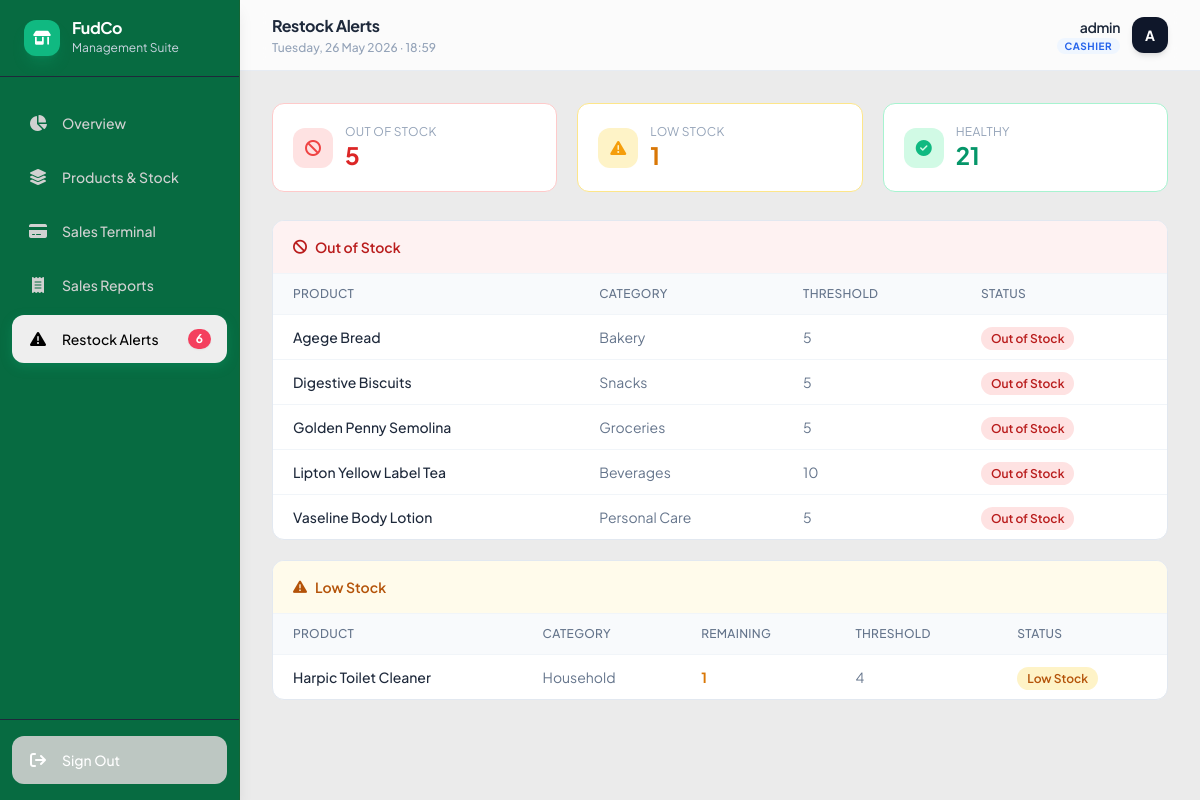
Screenshot of /restock-alerts/ (signed in) with the database file from the repository.
### store/models.py (models this page shows, shortened)
class Product(models.Model):
    name               = models.CharField(max_length=200)
    category           = models.CharField(max_length=50, choices=CATEGORY_CHOICES, default='other')
    price              = models.DecimalField(max_digits=10, decimal_places=2)
    quantity           = models.PositiveIntegerField(default=0)
    restock_threshold  = models.PositiveIntegerField(default=5)
    image              = models.ImageField(upload_to='products/', blank=True, null=True)
    created_at         = models.DateTimeField(auto_now_add=True)
    updated_at         = models.DateTimeField(auto_now=True)
    class Meta:
        ordering = ['name']

### store/views.py (the view)
# urls.py: path('restock-alerts/',             views.restock_alerts, name='restock_alerts'),
@login_required_custom
def restock_alerts(request):
    out_of_stock = Product.objects.filter(quantity=0).order_by('name')
    low_stock    = Product.objects.filter(
                       quantity__gt=0,
                       quantity__lte=F('restock_threshold'),
                   ).order_by('quantity')
    healthy      = Product.objects.filter(
                       quantity__gt=F('restock_threshold')
                   ).count()
    context = {
        'out_of_stock':    out_of_stock,
        'low_stock':       low_stock,
        'healthy_count':   healthy,
        'low_stock_count': out_of_stock.count() + low_stock.count(),
    }
    return render(request, 'store/restock_alerts.html', context)

### store/models.py (called while the page is built)
    def is_manager(self):
        return self.role == 'manager'

### templates/store/restock_alerts.html (shortened to what this page needs)
{% extends 'base.html' %}
{% block nav_alerts %}active{% endblock %}
{% block page_title %}Restock Alerts{% endblock %}
{% block content %}
<div class="grid grid-cols-3 gap-3 md:gap-5 mb-5 md:mb-7">
  <div class="bg-white rounded-xl border border-red-200 p-3 md:p-5">
    <div class="flex items-center gap-2 md:gap-3">
      <div class="w-8 h-8 md:w-10 md:h-10 bg-red-100 rounded-xl flex items-center justify-center shrink-0">
        <i class="fa-solid fa-ban text-red-500 text-sm md:text-base"></i>
      </div>
      <div class="min-w-0">
        <p class="text-slate-400 text-xs uppercase tracking-wide leading-tight">Out of Stock</p>
        <p class="text-xl md:text-2xl font-bold text-red-600">{{ out_of_stock.count }}</p>
      </div>
    </div>
  </div>
  <div class="bg-white rounded-xl border border-amber-200 p-3 md:p-5">
    <div class="flex items-center gap-2 md:gap-3">
      <div class="w-8 h-8 md:w-10 md:h-10 bg-amber-100 rounded-xl flex items-center justify-center shrink-0">
        <i class="fa-solid fa-triangle-exclamation text-amber-500 text-sm md:text-base"></i>
      </div>
      <div class="min-w-0">
        <p class="text-slate-400 text-xs uppercase tracking-wide leading-tight">Low Stock</p>
        <p class="text-xl md:text-2xl font-bold text-amber-600">{{ low_stock.count }}</p>
      </div>
    </div>
  </div>
  <div class="bg-white rounded-xl border border-emerald-200 p-3 md:p-5">
    <div class="flex items-center gap-2 md:gap-3">
      <div class="w-8 h-8 md:w-10 md:h-10 bg-emerald-100 rounded-xl flex items-center justify-center shrink-0">
        <i class="fa-solid fa-circle-check text-emerald-500 text-sm md:text-base"></i>
      </div>
      <div class="min-w-0">
        <p class="text-slate-400 text-xs uppercase tracking-wide leading-tight">Healthy</p>
        <p class="text-xl md:text-2xl font-bold text-emerald-600">{{ healthy_count }}</p>
      </div>
    </div>
  </div>
</div>
{% if out_of_stock %}
<div class="bg-white rounded-xl border border-slate-200 overflow-hidden mb-4 md:mb-5">
  <div class="px-4 md:px-5 py-4 border-b border-slate-100 bg-red-50">
    <h3 class="font-semibold text-red-700 text-sm flex items-center gap-2">
      <i class="fa-solid fa-ban"></i> Out of Stock
    </h3>
  </div>
  <div class="overflow-x-auto">
    <table class="w-full text-sm min-w-[480px]">
      <thead>
        <tr class="bg-slate-50 text-slate-500 text-xs uppercase tracking-wide border-b border-slate-100">
          <th class="px-4 md:px-5 py-3 text-left font-medium">Product</th>
          <th class="px-4 md:px-5 py-3 text-left font-medium">Category</th>
          <th class="px-4 md:px-5 py-3 text-left font-medium">Threshold</th>
          <th class="px-4 md:px-5 py-3 text-left font-medium">Status</th>
        </tr>
      </thead>
      <tbody class="divide-y divide-slate-100">
        {% for product in out_of_stock %}
        <tr class="hover:bg-slate-50">
          <td class="px-4 md:px-5 py-3 font-medium text-slate-800">{{ product.name }}</td>
          <td class="px-4 md:px-5 py-3 text-slate-500 capitalize">{{ product.get_category_display }}</td>
          <td class="px-4 md:px-5 py-3 text-slate-500">{{ product.restock_threshold }}</td>
          <td class="px-4 md:px-5 py-3">
            <span class="bg-red-100 text-red-700 text-xs font-semibold px-2.5 py-1 rounded-full">
              Out of Stock
            </span>
          </td>
        </tr>
        {% endfor %}
      </tbody>
    </table>
  </div>
</div>
{% endif %}
{% if low_stock %}
<div class="bg-white rounded-xl border border-slate-200 overflow-hidden">
  <div class="px-4 md:px-5 py-4 border-b border-slate-100 bg-amber-50">
    <h3 class="font-semibold text-amber-700 text-sm flex items-center gap-2">
      <i class="fa-solid fa-triangle-exclamation"></i> Low Stock
    </h3>
  </div>
  <div class="overflow-x-auto">
    <table class="w-full text-sm min-w-[520px]">
      <thead>
        <tr class="bg-slate-50 text-slate-500 text-xs uppercase tracking-wide border-b border-slate-100">
          <th class="px-4 md:px-5 py-3 text-left font-medium">Product</th>
          <th class="px-4 md:px-5 py-3 text-left font-medium">Category</th>
          <th class="px-4 md:px-5 py-3 text-left font-medium">Remaining</th>
          <th class="px-4 md:px-5 py-3 text-left font-medium">Threshold</th>
          <th class="px-4 md:px-5 py-3 text-left font-medium">Status</th>
        </tr>
      </thead>
      <tbody class="divide-y divide-slate-100">
        {% for product in low_stock %}
        <tr class="hover:bg-slate-50">
          <td class="px-4 md:px-5 py-3 font-medium text-slate-800">{{ product.name }}</td>
          <td class="px-4 md:px-5 py-3 text-slate-500 capitalize">{{ product.get_category_display }}</td>
          <td class="px-4 md:px-5 py-3 font-bold text-amber-600">{{ product.quantity }}</td>
          <td class="px-4 md:px-5 py-3 text-slate-500">{{ product.restock_threshold }}</td>
          <td class="px-4 md:px-5 py-3">
            <span class="bg-amber-100 text-amber-700 text-xs font-semibold px-2.5 py-1 rounded-full">
              Low Stock
            </span>
          </td>
        </tr>
        {% endfor %}
      </tbody>
    </table>
  </div>
</div>
{% endif %}
{% endblock %}

### templates/base.html (shortened to what this page needs)
<!DOCTYPE html>
<html lang="en">
<head>
  <script src="https://cdn.tailwindcss.com"></script>
  <link rel="stylesheet" href="https://cdnjs.cloudflare.com/ajax/libs/font-awesome/6.5.0/css/all.min.css"/>
</head>
<body class="bg-[#EBEBEB] text-slate-900 min-h-screen flex flex-col md:flex-row">
  <aside
  id="sidebar"
  class="hidden md:flex flex-col fixed top-0 left-0 z-30 min-h-screen bg-[#076B41] w-16 lg:w-60 border-r border-green-800 green-200/80 shadow-lg"
>
    <div class="px-3 lg:px-6 py-5 border-b border-slate-800 flex items-center gap-3 overflow-hidden">
      <div class="w-9 h-9 bg-emerald-500 rounded-xl flex items-center justify-center text-white shadow-lg shadow-emerald-500/20 shrink-0">
        <i class="fa-solid fa-shop text-sm"></i>
      </div>
      <div class="hidden lg:block">
        <h1 class="text-white font-bold text-base tracking-tight leading-none">FudCo</h1>
        <p class="text-slate-300 text-xs mt-1">Management Suite</p>
      </div>
    </div>
    <nav class="flex-1 px-2 lg:px-3 py-4 space-y-1.5 flex flex-col items-center lg:items-stretch">
      <a href="{% url 'store:dashboard' %}" class="sidebar-link hidden lg:flex {% block nav_home %}{% endblock %}">
        <i class="fa-solid fa-chart-pie w-5 text-center text-base"></i> Overview
      </a>
      <a href="{% url 'store:inventory' %}" class="sidebar-link hidden lg:flex {% block nav_inventory %}{% endblock %}">
        <i class="fa-solid fa-layer-group w-5 text-center text-base"></i> Products & Stock
      </a>
      <a href="{% url 'store:pos' %}" class="sidebar-link hidden lg:flex {% block nav_pos %}{% endblock %}">
        <i class="fa-solid fa-credit-card w-5 text-center text-base"></i> Sales Terminal
      </a>
      <a href="{% url 'store:reports' %}" class="sidebar-link hidden lg:flex {% block nav_reports %}{% endblock %}">
        <i class="fa-solid fa-receipt w-5 text-center text-base"></i> Sales Reports
      </a>
      <a href="{% url 'store:restock_alerts' %}" class="sidebar-link hidden lg:flex {% block nav_alerts %}{% endblock %}">
        <i class="fa-solid fa-triangle-exclamation w-5 text-center text-base"></i> Restock Alerts
        {% if low_stock_count %}
          <span class="ml-auto bg-rose-500 text-white text-xs font-bold px-2 py-0.5 rounded-xl shadow-sm">
            {{ low_stock_count }}
          </span>
        {% endif %}
      </a>
    </nav>
    <div class="px-2 lg:px-3 py-4 border-t border-slate-800 flex justify-center lg:block">
      {% if request.user.is_authenticated %}
      <form method="post" action="{% url 'store:logout' %}" class="w-full">
        <button type="submit" class="sidebar-link hidden lg:flex w-full text-left text-slate-400 text-white bg-[#BDC7C2] hover:text-rose-400 hover:text-white hover:bg-rose-500 ">
          <i class="fa-solid fa-arrow-right-from-bracket w-5 text-center text-base"></i> Sign Out
        </button>
      </form>
      {% endif %}
    </div>
  </aside>
  <div class="ml-0 md:ml-16 lg:ml-60 flex-1 flex flex-col min-h-screen pb-16 md:pb-0">
    <header class="bg-white/80 backdrop-blur-md border-b border-slate-200/80 px-4 md:px-8 py-3.5 flex items-center justify-between sticky top-0 z-20">
      <div class="min-w-0">
        <h2 class="text-slate-800 font-bold text-sm md:text-base tracking-tight truncate">
          {% block page_title %}Dashboard{% endblock %}
        </h2>
        <p class="text-slate-400 text-xs font-medium mt-0.5 hidden sm:block" id="current-datetime"></p>
      </div>
      <div class="flex items-center gap-3 shrink-0">
        {% if request.user.is_authenticated %}
          <div class="text-right hidden sm:block">
            <p class="text-slate-800 text-sm font-semibold tracking-tight">
              {{ request.user.get_full_name|default:request.user.username }}
            </p>
            <p class="text-[10px] uppercase font-bold tracking-wider mt-0.5">
              {% if request.user.profile.role == 'manager' %}
                <span class="text-emerald-600 bg-emerald-50 px-2 py-0.5 rounded-lg">Manager</span>
              {% else %}
                <span class="text-blue-600 bg-blue-50 px-2 py-0.5 rounded-lg">Cashier</span>
              {% endif %}
            </p>
          </div>
          <div class="w-8 h-8 md:w-9 md:h-9 rounded-xl bg-slate-900 text-white text-xs md:text-sm font-bold flex items-center justify-center shadow-md">
            {{ request.user.username|first|upper }}
          </div>
        {% endif %}
      </div>
    </header>
    <main class="flex-1 p-4 md:p-6 lg:p-8 max-w-[1600px] w-full mx-auto">
      {% block content %}{% endblock %}
    </main>
  </div>
</body>
</html>

### templates/base.html (style rules this page uses)
body { font-family: 'Plus Jakarta Sans', sans-serif; }
.sidebar-link { display: flex; align-items: center; gap: 0.875rem; padding: 0.75rem 1rem; color: #d1d1d1; font-size: 0.875rem; font-weight: 500; border-radius: 0.75rem; transition: all 0.2s ease; white-space: nowrap; }
.sidebar-link.active { color: #000000; background: #eeeeee; box-shadow: 0 4px 12px rgba(16, 185, 129, 0.25); }
#sidebar { transition: width 0.2s ease; }

### rows the page displays
Product: name "Agege Bread", category "Bakery", restock_threshold "5"
Product: name "Digestive Biscuits", category "Snacks", restock_threshold "5"
Product: name "Golden Penny Semolina", category "Groceries", restock_threshold "5"
Product: name "Lipton Yellow Label Tea", category "Beverages", restock_threshold "10"
Product: name "Vaseline Body Lotion", category "Personal Care", restock_threshold "5"
Product: name "Harpic Toilet Cleaner", category "Household", quantity "1", restock_threshold "4"

### other values shown
{{ low_stock_count }} "6"
{{ request.user.get_full_name|default:request.user.username }} "admin"
{{ request.user.username|first|upper }} "A"
{{ out_of_stock.count }} "5"
{{ low_stock.count }} "1"
{{ healthy_count }} "21"
